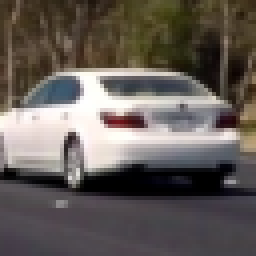
#> input picture exercise/data/saved_car/car1.png, 64 x 64 px (shown 4 times larger); its folder holds only this picture in this run
$ python get_hog.py   (older library calls are emulated)
#> lines starting #> are read from the running program, lines starting #| are printed output that depends on the picture
# Ported from class material

import math
import matplotlib.pyplot as plt
import numpy as np
import cv2
import glob
import scipy.misc
from skimage.feature import hog
#from skimage import color, exposure
# images are divided up into vehicles and non-vehicles


# Plot the examples
def show_hog(image, hog_images, titles):
    fig = plt.figure()
    n_hogs = len(hog_images)
    nx = math.ceil(math.sqrt(n_hogs+1))
    plt.subplot(nx, nx, 1)
    plt.imshow(image, cmap='gray')
    plt.title(titles[0])

    for i, hog_img in enumerate(hog_images, start=1):
        plt.subplot(nx, nx, i+1)
        plt.imshow(hog_img, cmap='gray')
        plt.title(titles[i])
    plt.tight_layout(h_pad=0, w_pad=0)
    plt.show()


# Define a function to return HOG features and visualization
def get_hog_features(img, orient, pix_per_cell, cell_per_block,
                     vis=False, feature_vec=True):
    if vis == True:
        features, hog_image = hog(img, orientations=orient, pixels_per_cell=(pix_per_cell, pix_per_cell),
                                  cells_per_block=(cell_per_block, cell_per_block), transform_sqrt=True,
                                  visualise=True, feature_vector=False)
        return features, hog_image
    else:
        features = hog(img, orientations=orient, pixels_per_cell=(pix_per_cell, pix_per_cell),
                       cells_per_block=(cell_per_block, cell_per_block), transform_sqrt=True,
                       visualise=False, feature_vector=feature_vec)
        return features


def get_hog():
    images = glob.glob('data/saved_car/*.png')
    #images = glob.glob('data/saved_non_car/*.png')
    read_images = []
    hog_imgs = []

    for image in images:
            read_images.append(image)

    # Generate a random index to look at a car image
    ind = np.random.randint(0, len(read_images))
    # Read in the image
    image = scipy.misc.imread(read_images[ind])
#> image is the input picture: shape (64, 64, 3); mean R, G, B 100.1, 93.1, 88.2

    gray = cv2.cvtColor(image, cv2.COLOR_RGB2GRAY)
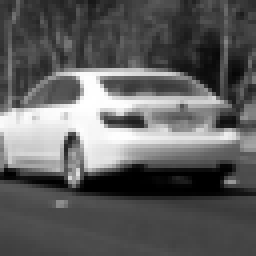
#> gray: shape (64, 64) (shown 4 times larger); min 0, max 255, mean 94.6
    # Define HOG parameters
    #orient = 9
    #pix_per_cell = 8
    #cell_per_block = 2
    orient = 8
    pix_per_cell = 8
    cell_per_block = 2
    # Call our function with vis=True to see an image output
    features, hog_image = get_hog_features(gray, orient,
                                           pix_per_cell, cell_per_block,
                                           vis=True, feature_vec=False)
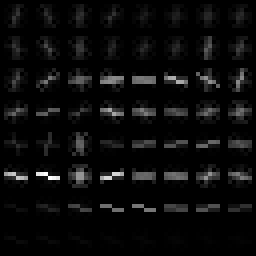
#> hog_image: shape (64, 64) float64 (shown 4 times larger); min 0, max 4.22, mean 0.187; drawn with min black and max white
    hog_imgs.append(hog_image)
    features, hog_image = get_hog_features(image[:, :, 0], orient,
                                           pix_per_cell, cell_per_block,
                                           vis=True, feature_vec=False)
    hog_imgs.append(hog_image)
    colors = (cv2.COLOR_RGB2HLS, cv2.COLOR_RGB2HSV,
              cv2.COLOR_RGB2YUV, cv2.COLOR_RGB2YCrCb)
    titles = ['Car img', 'Gray', 'RGB-0', \
              'HLS-0', 'HLS-1', 'HLS-2', \
              'HSV-0', 'HSV-1', 'HSV-2', \
              'YUV-0', 'YUV-1', 'YUV-2', \
              'YCrCb-0', 'YCrCb-1', 'YCrCb-2']
    for c in colors:
        cimg = cv2.cvtColor(image, c)

        for i in (0, 1, 2):
            features, hog_image = get_hog_features(cimg[:,:,i], orient,
                                                   pix_per_cell, cell_per_block,
                                                   vis=True, feature_vec=False)
            hog_imgs.append(hog_image)
#> after the loop, hog_imgs = 14 items

    show_hog(image, hog_imgs, titles)
#> in show_hog, `n_hogs = len(hog_images)`: n_hogs = 14
#> in show_hog, `nx = math.ceil(math.sqrt(n_hogs+1))`: nx = 4
#> the loop in show_hog, `for i, hog_img in enumerate(hog_images, start=1):` made 14 passes
#> in show_hog, `plt.show()`:
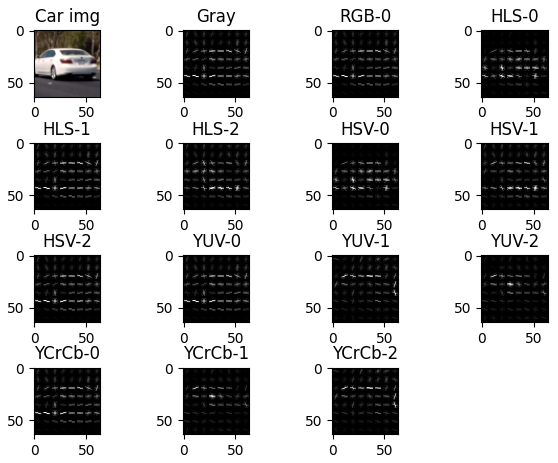
#> figure drawn by matplotlib, 15 panels


# Main function
if __name__ == '__main__':
    get_hog()

$ run again, on exercise/data/saved_car/car2.png
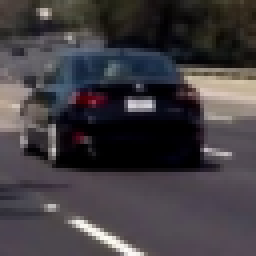
#> input picture exercise/data/saved_car/car2.png, 64 x 64 px (shown 4 times larger)
#> in get_hog, image is the input picture: shape (64, 64, 3); mean R, G, B 65.6, 61.4, 65.2
#> in get_hog, `gray = cv2.cvtColor(image, cv2.COLOR_RGB2GRAY)`:
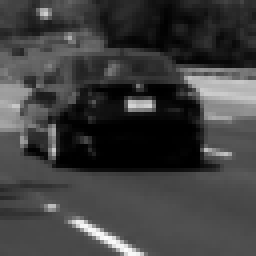
#> gray: shape (64, 64) (shown 4 times larger); min 0, max 252, mean 63.1
#> in get_hog, `features, hog_image = get_hog_features(gray, orient, pix_per_cell, cel..`:
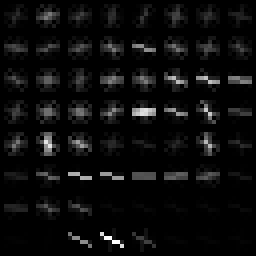
#> hog_image: shape (64, 64) float64 (shown 4 times larger); min 0, max 3.37, mean 0.164; drawn with min black and max white
#> after the loop in get_hog, `for c in colors:`: hog_imgs = 14 items
#> n_hogs = 14
#> nx = 4
#> the loop in show_hog, `for i, hog_img in enumerate(hog_images, start=1):` made 14 passes

$ run again, on exercise/data/saved_car/car3.png
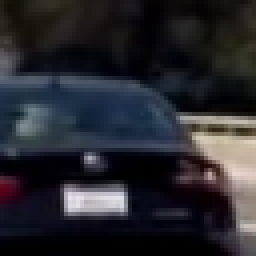
#> input picture exercise/data/saved_car/car3.png, 64 x 64 px (shown 4 times larger)
#> in get_hog, image is the input picture: shape (64, 64, 3); mean R, G, B 39.9, 40, 45.6
#> in get_hog, `gray = cv2.cvtColor(image, cv2.COLOR_RGB2GRAY)`:
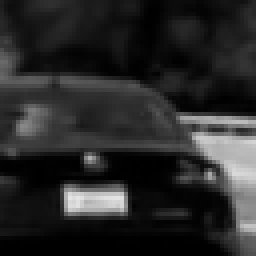
#> gray: shape (64, 64) (shown 4 times larger); min 0, max 228, mean 40.6
#> in get_hog, `features, hog_image = get_hog_features(gray, orient, pix_per_cell, cel..`:
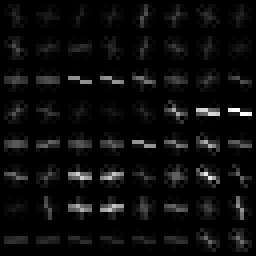
#> hog_image: shape (64, 64) float64 (shown 4 times larger); min 0, max 3.51, mean 0.167; drawn with min black and max white
#> after the loop in get_hog, `for c in colors:`: hog_imgs = 14 items
#> n_hogs = 14
#> nx = 4
#> the loop in show_hog, `for i, hog_img in enumerate(hog_images, start=1):` made 14 passes

$ run again, on exercise/data/saved_car/car4.png
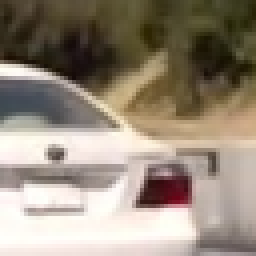
#> input picture exercise/data/saved_car/car4.png, 64 x 64 px (shown 4 times larger)
#> in get_hog, image is the input picture: shape (64, 64, 3); mean R, G, B 150.4, 138.5, 123.4
#> in get_hog, `features, hog_image = get_hog_features(gray, orient, pix_per_cell, cel..`:
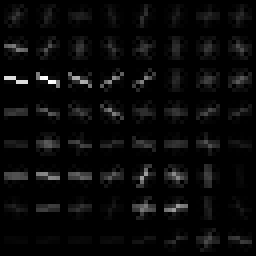
#> hog_image: shape (64, 64) float64 (shown 4 times larger); min 0, max 3.39, mean 0.127; drawn with min black and max white
#> in get_hog_features (call 2), `features, hog_image = hog(img, orientations=orient, pixels_per_cell=(p..`:
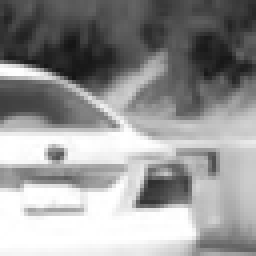
#> img: shape (64, 64) (shown 4 times larger); min 21, max 255, mean 150.4
#> after the loop in get_hog, `for c in colors:`: hog_imgs = 14 items
#> n_hogs = 14
#> nx = 4
#> the loop in show_hog, `for i, hog_img in enumerate(hog_images, start=1):` made 14 passes
